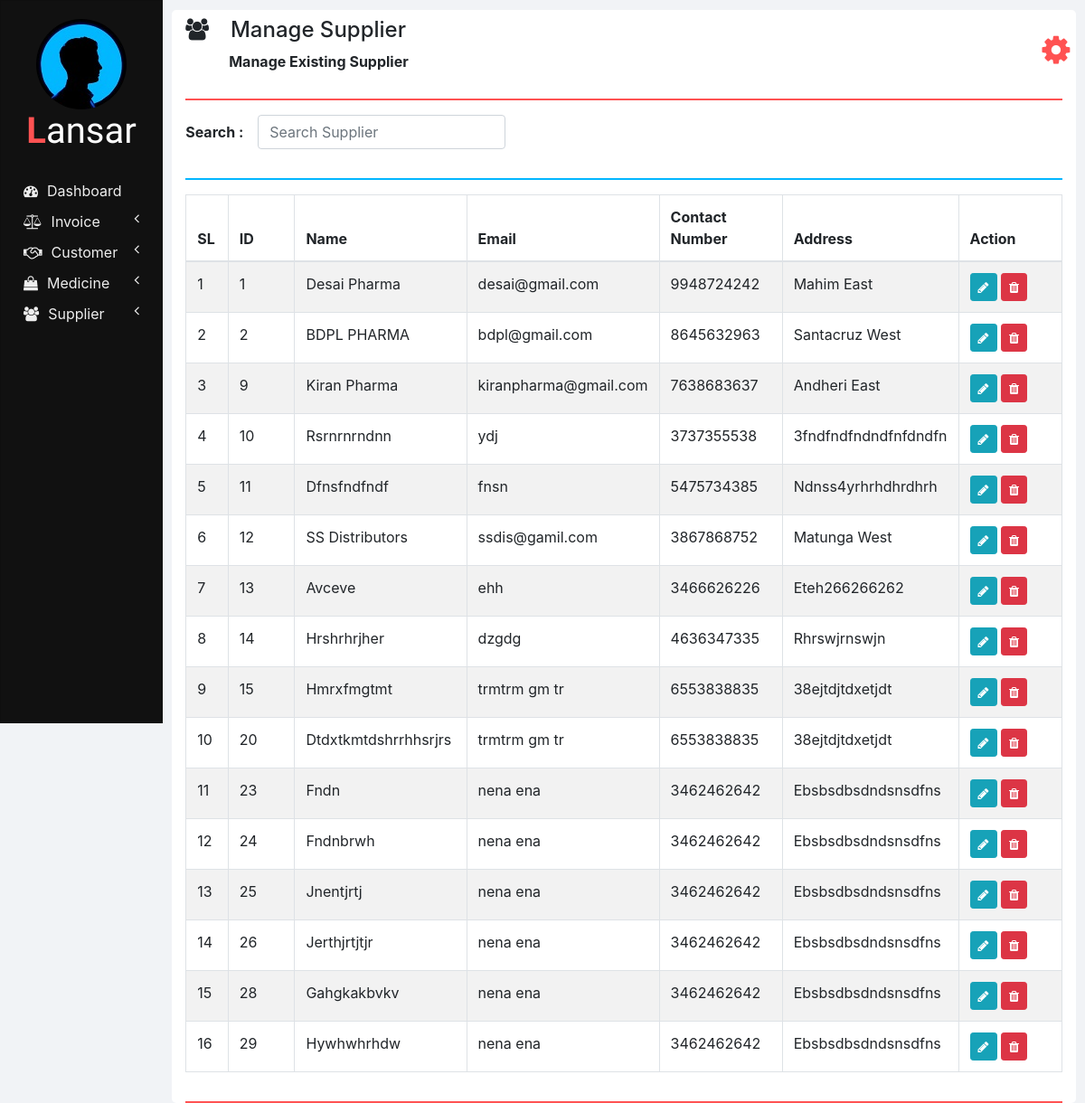
Page /manage_supplier.php on the earlier database version.
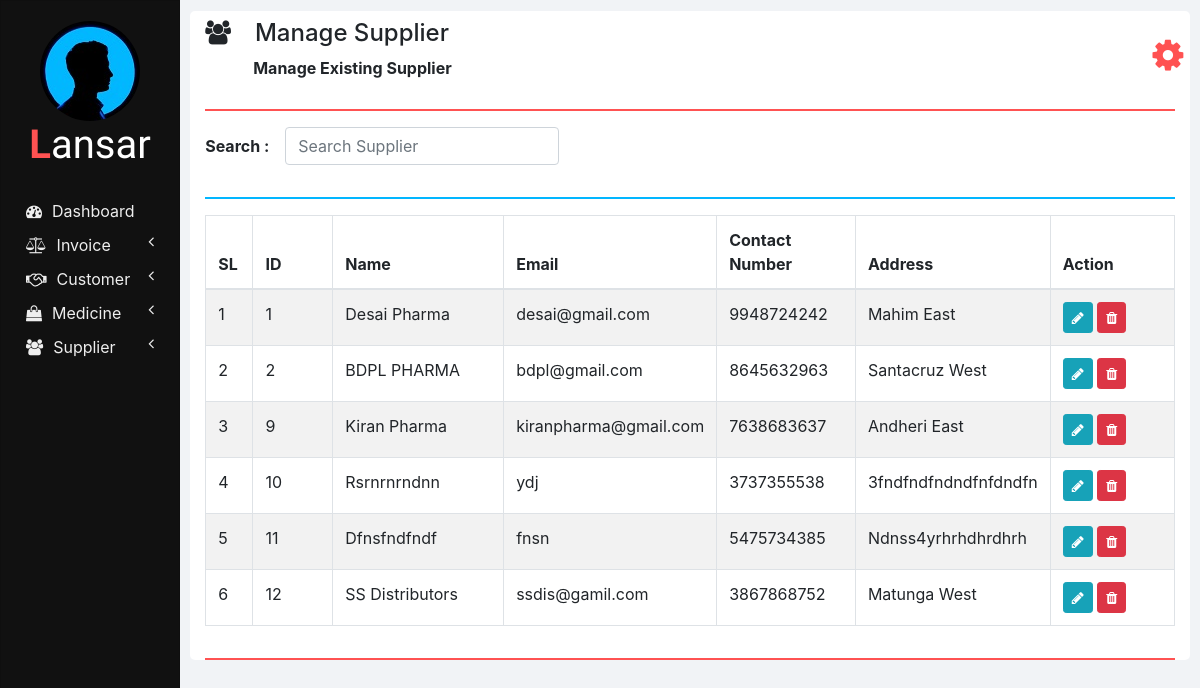
Same page on the later database version.
### tables this page shows
CREATE TABLE `suppliers` (
  `ID` int(11) NOT NULL,
  `NAME` varchar(100) NOT NULL,
  `EMAIL` varchar(100) NOT NULL,
  `CONTACT_NUMBER` varchar(10) NOT NULL,
  `ADDRESS` varchar(100) NOT NULL
);

### php/manage_supplier.php (the view, shortened to what this page needs)
<?php
  function showSuppliers($id) {
    require "db_connection.php";
    if($con) {
      $seq_no = 0;
      $query = "SELECT * FROM suppliers";
      $result = mysqli_query($con, $query);
      while($row = mysqli_fetch_array($result)) {
        $seq_no++;
        if($row['ID'] == $id)
          showEditOptionsRow($seq_no, $row);
        else
          showSupplierRow($seq_no, $row);
      }
    }
  }
  function showSupplierRow($seq_no, $row) {
    ?>
    <tr>
      <td><?php echo $seq_no; ?></td>
      <td><?php echo $row['ID'] ?></td>
      <td><?php echo $row['NAME']; ?></td>
      <td><?php echo $row['EMAIL']; ?></td>
      <td><?php echo $row['CONTACT_NUMBER']; ?></td>
      <td><?php echo $row['ADDRESS']; ?></td>
      <td>
        <button href="" class="btn btn-info btn-sm" onclick="editSupplier(<?php echo $row['ID']; ?>);">
          <i class="fa fa-pencil"></i>
        </button>
        <button class="btn btn-danger btn-sm" onclick="deleteSupplier(<?php echo $row['ID']; ?>);">
          <i class="fa fa-trash"></i>
        </button>
      </td>
    </tr>
    <?php
  }
  ?>

### manage_supplier.php (shortened to what this page needs)
<!DOCTYPE html>
<html lang="en" dir="ltr">
  <head>
    <link rel="stylesheet" href="bootstrap/css/bootstrap.min.css">
    <link rel="stylesheet" href="https://use.fontawesome.com/releases/v5.3.1/css/all.css">
    <link rel="stylesheet" href="https://cdnjs.cloudflare.com/ajax/libs/font-awesome/4.7.0/css/font-awesome.min.css">
    <link rel="stylesheet" href="css/sidenav.css">
    <link rel="stylesheet" href="css/home.css">
  </head>
  <body>
    <div class="container-fluid">
      <div class="container">
        <?php
          require "php/header.php";
        ?>
        <div class="row">
          <div class="col-md-12 form-group form-inline">
            <label class="font-weight-bold" for="">Search :&emsp;</label>
            <input type="text" class="form-control" id="" placeholder="Search Supplier" onkeyup="searchSupplier(this.value);">
          </div>
          <div class="col col-md-12">
            <hr class="col-md-12" style="padding: 0px; border-top: 2px solid  #02b6ff;">
          </div>
          <div class="col col-md-12 table-responsive">
            <div class="table-responsive">
            	<table class="table table-bordered table-striped table-hover">
            		<thead>
            			<tr>
                    <th style="width: 5%;">SL</th>
            				<th style="width: 10%;">ID</th>
            				<th style="width: 20%;">Name</th>
                    <th style="width: 15%;">Email</th>
                    <th style="width: 15%;">Contact Number</th>
                    <th style="width: 20%;">Address</th>
                    <th style="width: 15%;">Action</th>
            			</tr>
            		</thead>
                <tbody id="suppliers_div">
                  <?php
                    require 'php/manage_supplier.php';
                    showSuppliers(0);
                  ?>
            		</tbody>
            	</table>
            </div>
          </div>
        </div>
        <hr style="border-top: 2px solid #ff5252;">
      </div>
    </div>
  </body>
</html>

Differences in the rows shown:
removed suppliers: seq_no "7", ID "13", NAME "Avceve", EMAIL "ehh", CONTACT_NUMBER "3466626226", ADDRESS "Eteh266266262"
removed suppliers: seq_no "8", ID "14", NAME "Hrshrhrjher", EMAIL "dzgdg", CONTACT_NUMBER "4636347335", ADDRESS "Rhrswjrnswjn"
removed suppliers: seq_no "9", ID "15", NAME "Hmrxfmgtmt", EMAIL "trmtrm gm tr", CONTACT_NUMBER "6553838835", ADDRESS "38ejtdjtdxetjdt"
removed suppliers: seq_no "10", ID "20", NAME "Dtdxtkmtdshrrhhsrjrs", EMAIL "trmtrm gm tr", CONTACT_NUMBER "6553838835", ADDRESS "38ejtdjtdxetjdt"
removed suppliers: seq_no "11", ID "23", NAME "Fndn", EMAIL "nena ena", CONTACT_NUMBER "3462462642", ADDRESS "Ebsbsdbsdndsnsdfns"
removed suppliers: seq_no "12", ID "24", NAME "Fndnbrwh", EMAIL "nena ena", CONTACT_NUMBER "3462462642", ADDRESS "Ebsbsdbsdndsnsdfns"
removed suppliers: seq_no "13", ID "25", NAME "Jnentjrtj", EMAIL "nena ena", CONTACT_NUMBER "3462462642", ADDRESS "Ebsbsdbsdndsnsdfns"
removed suppliers: seq_no "14", ID "26", NAME "Jerthjrtjtjr", EMAIL "nena ena", CONTACT_NUMBER "3462462642", ADDRESS "Ebsbsdbsdndsnsdfns"
removed suppliers: seq_no "15", ID "28", NAME "Gahgkakbvkv", EMAIL "nena ena", CONTACT_NUMBER "3462462642", ADDRESS "Ebsbsdbsdndsnsdfns"
removed suppliers: seq_no "16", ID "29", NAME "Hywhwhrhdw", EMAIL "nena ena", CONTACT_NUMBER "3462462642", ADDRESS "Ebsbsdbsdndsnsdfns"
